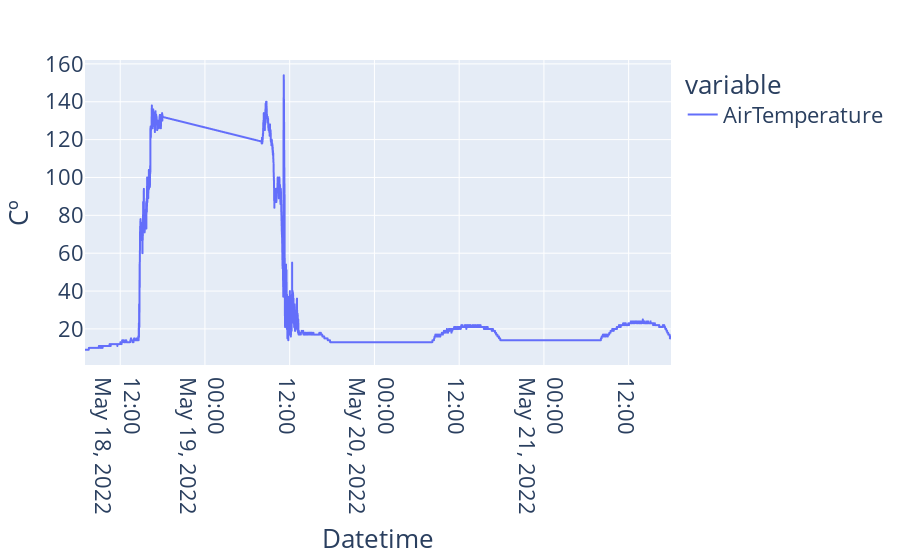

The notebook cell this image was saved under:
### Code cell
df_periodo = df_analysis[(df_analysis.index >= '2022-05-18') & (df_analysis.index < '2022-05-22')]
fig = plt.plot(x = df_periodo.index,y= [df_periodo['AirTemperature']], data_frame=df_periodo, kind='line')

fig.update_layout(font=dict(size=22),  # Adjust the font size
xaxis=dict(title="Datetime"),
yaxis=dict(title="Cº"))

### Figure 1 — Plotly figure (JSON) as saved in the notebook; plotly's stock layout.template omitted (floating-point values rounded to 4 significant figures; data arrays with more than 128 entries replaced by an {"elided": "..."} marker saying what was removed)
{"data": [{"hovertemplate": "variable=AirTemperature<br>E3TimeStamp=%{x}<br>value=%{y}<extra></extra>", "legendgroup": "AirTemperature", "line": {"color": "#636efa", "dash": "solid"}, "marker": {"symbol": "circle"}, "mode": "lines", "name": "AirTemperature", "showlegend": true, "type": "scattergl", "x": {"elided": "2460 str values"}, "xaxis": "x", "y": {"elided": "2460 int values"}, "yaxis": "y"}], "layout": {"font": {"size": 22}, "legend": {"title": {"text": "variable"}, "tracegroupgap": 0}, "margin": {"t": 60}, "xaxis": {"anchor": "y", "domain": [0, 1], "title": {"text": "Datetime"}}, "yaxis": {"anchor": "x", "domain": [0, 1], "title": {"text": "Cº"}}}}
